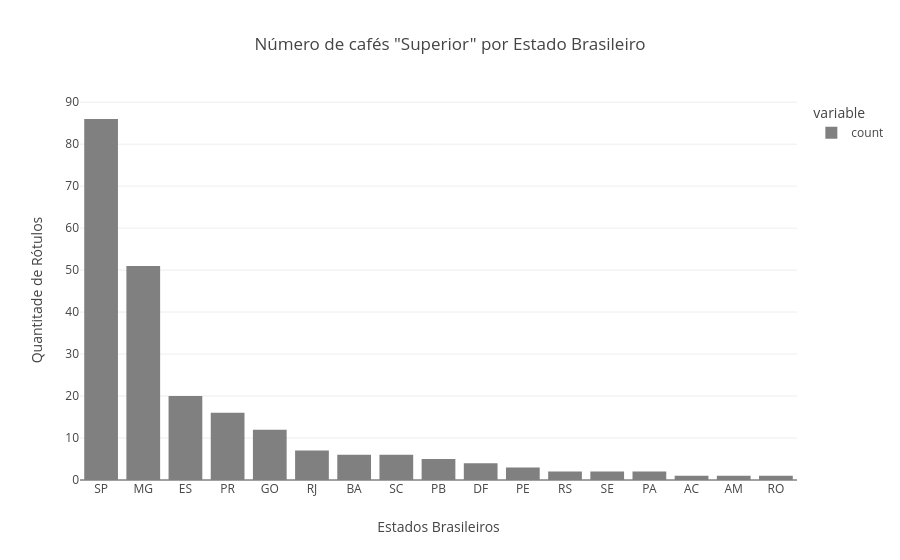

Here is the notebook cell this chart was saved with:
### Markdown cell above
## Cafés Superiores
- Mesmo comportamento dos cafés Gourmet, porém com menor número total de cafés.  
Esta categoria é considerada a terceira melhor entre todas.

### Code cell
superior_por_estado = coffee_data['estado'][coffee_data['tipo_simbolo'] == 'Superior'].value_counts()
fig = px.bar(superior_por_estado, title='Número de cafés "Superior" por Estado Brasileiro', labels={'estado': 'Estados Brasileiros', 'value': 'Quantitade de Rótulos'})
fig.update_traces(marker_color='grey')

### Figure 1 — Plotly figure (JSON) as saved in the notebook; plotly's stock layout.template omitted (floating-point values rounded to 4 significant figures)
{"data": [{"hovertemplate": "variable=count<br>Estados Brasileiros=%{x}<br>Quantitade de Rótulos=%{y}<extra></extra>", "legendgroup": "count", "marker": {"color": "grey", "pattern": {"shape": ""}}, "name": "count", "orientation": "v", "showlegend": true, "textposition": "auto", "type": "bar", "x": ["SP", "MG", "ES", "PR", "GO", "RJ", "BA", "SC", "PB", "DF", "PE", "RS", "SE", "PA", "AC", "AM", "RO"], "xaxis": "x", "y": [86, 51, 20, 16, 12, 7, 6, 6, 5, 4, 3, 2, 2, 2, 1, 1, 1], "yaxis": "y"}], "layout": {"barmode": "relative", "legend": {"title": {"text": "variable"}, "tracegroupgap": 0}, "title": {"text": "Número de cafés \"Superior\" por Estado Brasileiro"}, "xaxis": {"anchor": "y", "domain": [0, 1], "title": {"text": "Estados Brasileiros"}}, "yaxis": {"anchor": "x", "domain": [0, 1], "title": {"text": "Quantitade de Rótulos"}}}}
